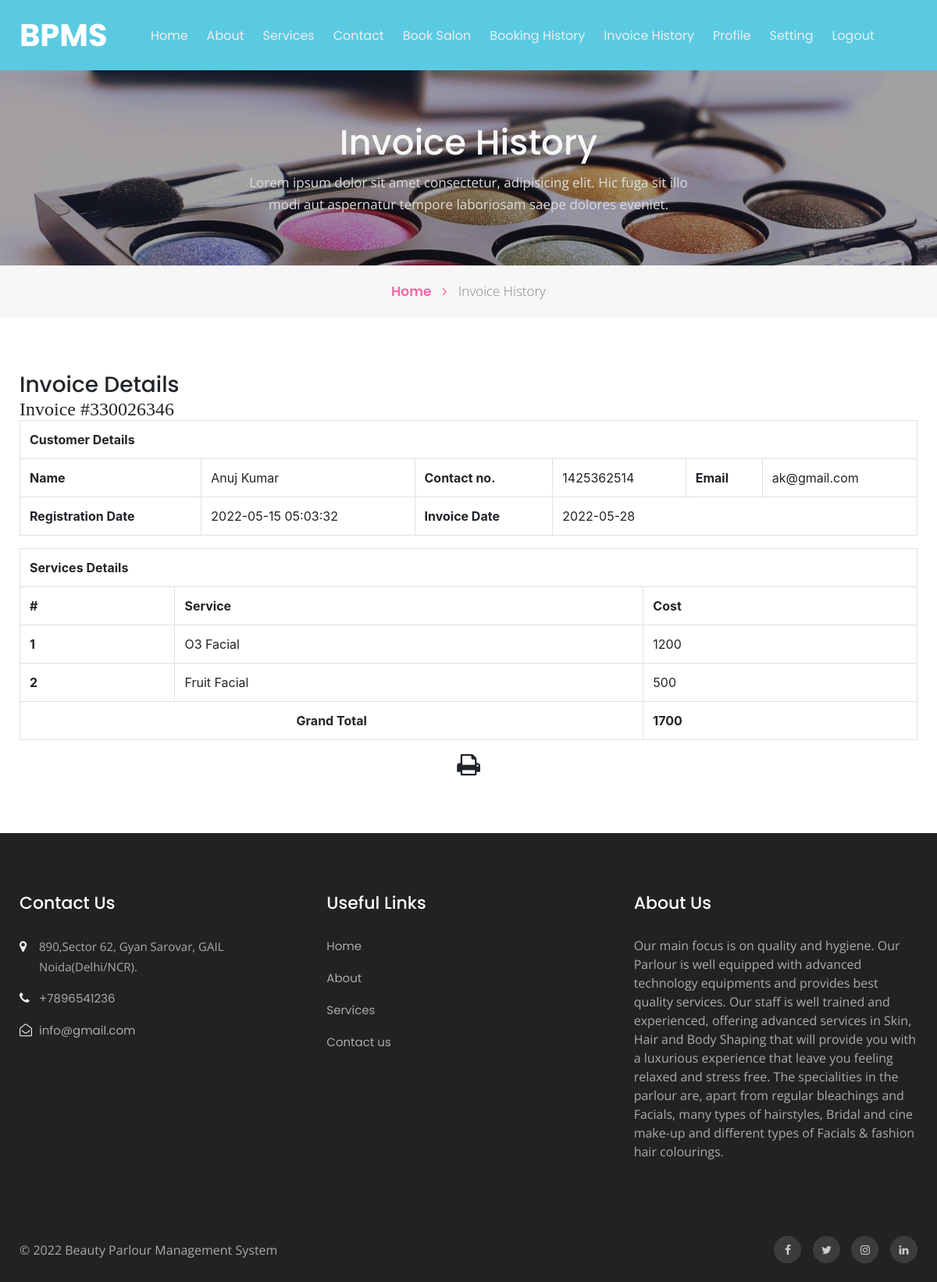
Screenshot of /view-invoice.php?invoiceid=330026346 (signed in) with the database file from the repository.
### tables this page shows
CREATE TABLE `tblservices` (
  `ID` int(10) NOT NULL,
  `ServiceName` varchar(200) DEFAULT NULL,
  `ServiceDescription` mediumtext DEFAULT NULL,
  `Cost` int(10) DEFAULT NULL,
  `Image` varchar(200) DEFAULT NULL,
  `CreationDate` timestamp NULL DEFAULT current_timestamp()
);

CREATE TABLE `tblpage` (
  `ID` int(10) NOT NULL,
  `PageType` varchar(200) DEFAULT NULL,
  `PageTitle` mediumtext DEFAULT NULL,
  `PageDescription` mediumtext DEFAULT NULL,
  `Email` varchar(200) DEFAULT NULL,
  `MobileNumber` bigint(10) DEFAULT NULL,
  `UpdationDate` date DEFAULT NULL,
  `Timing` varchar(200) NOT NULL
);

### view-invoice.php (the view, shortened to what this page needs)
<?php
include('includes/dbconnection.php');
if (strlen($_SESSION['bpmsuid']==0)) {
  header('location:logout.php');
  } else{
  ?>
<!doctype html>
<html lang="en">
  <head>
    <link rel="stylesheet" href="assets/css/style-starter.css">
  </head>
  <body id="home">
<?php include_once('includes/header.php');?>
<section class="w3l-inner-banner-main">
    <div class="about-inner contact ">
        <div class="container">
            <div class="main-titles-head text-center">
            <h3 class="header-name ">
 Invoice History
            </h3>
            <p class="tiltle-para ">Lorem ipsum dolor sit amet consectetur, adipisicing elit. Hic fuga sit illo modi aut aspernatur tempore laboriosam saepe dolores eveniet.</p>
        </div>
</div>
</div>
<div class="breadcrumbs-sub">
<div class="container">
<ul class="breadcrumbs-custom-path">
    <li class="right-side propClone"><a href="index.php" class="">Home <span class="fa fa-angle-right" aria-hidden="true"></span></a> <p></li>
    <li class="active ">
        Invoice History</li>
</ul>
</div>
</div>
</section>
<section class="w3l-contact-info-main" id="contact">
    <div class="contact-sec	">
        <div class="container">
            <div>
                <div class="cont-details">
                   <div class="table-content table-responsive cart-table-content m-t-30">
                    <h3 class="title1">Invoice Details</h3>
    <?php
    $invid=intval($_GET['invoiceid']);
$ret=mysqli_query($con,"select DISTINCT  date(tblinvoice.PostingDate) as invoicedate,tbluser.FirstName,tbluser.LastName,tbluser.Email,tbluser.MobileNumber,tbluser.RegDate
    from  tblinvoice
    join tbluser on tbluser.ID=tblinvoice.Userid
    where tblinvoice.BillingId='$invid'");
while ($row=mysqli_fetch_array($ret)) {
?>
                    <div class="table-responsive bs-example widget-shadow">
                        <h4>Invoice #<?php echo $invid;?></h4>
                        <table class="table table-bordered" width="100%" border="1">
<tr>
<th colspan="6">Customer Details</th>
</tr>
                             <tr>
                                <th>Name</th>
                                <td><?php echo $row['FirstName']?> <?php echo $row['LastName']?></td>
                                <th>Contact no.</th>
                                <td><?php echo $row['MobileNumber']?></td>
                                <th>Email </th>
                                <td><?php echo $row['Email']?></td>
                            </tr>
                             <tr>
                                <th>Registration Date</th>
                                <td><?php echo $row['RegDate']?></td>
                                <th>Invoice Date</th>
                                <td colspan="3"><?php echo $row['invoicedate']?></td>
                            </tr>
<?php }?>
</table>
<table class="table table-bordered" width="100%" border="1">
<tr>
<th colspan="3">Services Details</th>
</tr>
<tr>
<th>#</th>
<th>Service</th>
<th>Cost</th>
</tr>
<?php
$ret=mysqli_query($con,"select tblservices.ServiceName,tblservices.Cost
    from  tblinvoice
    join tblservices on tblservices.ID=tblinvoice.ServiceId
    where tblinvoice.BillingId='$invid'");
$cnt=1;
while ($row=mysqli_fetch_array($ret)) {
    ?>
<tr>
<th><?php echo $cnt;?></th>
<td><?php echo $row['ServiceName']?></td>
<td><?php echo $subtotal=$row['Cost']?></td>
</tr>
<?php
$cnt=$cnt+1;
$gtotal+=$subtotal;
} ?>
<tr>
<th colspan="2" style="text-align:center">Grand Total</th>
<th><?php echo $gtotal?></th>
</tr>
</table>
  <p style="margin-top:1%"  align="center">
  <i class="fa fa-print fa-2x" style="cursor: pointer;"  OnClick="CallPrint(this.value)" ></i>
</p>
                    </div> </div>
    </div>
    </div></div>
</section>
<?php include_once('includes/footer.php');?>
</body>
</html><?php } ?>

### includes/footer.php (shortened to what this page needs)
<section class="w3l-footer-29-main">
    <div class="footer-29 py-5">
      <div class="container py-lg-4">
        <div class="row footer-top-29">
          <div class="col-lg-4 col-md-6 col-sm-8 footer-list-29 footer-1">
            <h6 class="footer-title-29">Contact Us</h6>
            <ul>
              <?php
$ret=mysqli_query($con,"select * from tblpage where PageType='contactus' ");
while ($row=mysqli_fetch_array($ret)) {
?>
              <li>
                <span class="fa fa-map-marker"></span> <p><?php  echo $row['PageDescription'];?>.</p>
              </li>
              <li><span class="fa fa-phone"></span><a href="tel:+7-800-999-800"> +<?php  echo $row['MobileNumber'];?></a></li>
              <li><span class="fa fa-envelope-open-o"></span><a href="mailto:parlour@mail.com" class="mail">
                  <?php  echo $row['Email'];?></a></li><?php } ?>
            </ul>
          </div>
          <div class="col-lg-4 col-md-6 col-sm-4 footer-list-29 footer-2 ">
            <ul>
              <h6 class="footer-title-29">Useful Links</h6>
              <li><a href="index.php">Home</a></li>
              <li><a href="about.php">About</a></li>
              <li><a href="services.php"> Services</a></li>
              <li><a href="contact.php">Contact us</a></li>
            </ul>
          </div>
          <div class="col-lg-4 col-md-6 col-sm-7 footer-list-29 footer-4">
            <?php
$ret=mysqli_query($con,"select * from tblpage where PageType='aboutus' ");
while ($row=mysqli_fetch_array($ret)) {
?>
            <h6 class="footer-title-29"><?php  echo $row['PageTitle'];?> </h6>
            <p><?php  echo $row['PageDescription'];?></p><?php } ?>
          </div>
        </div>
      </div>
    </div>
  </section>
  <section class="w3l-footer-29-main w3l-copyright">
    <div class="container">
      <div class="row bottom-copies">
        <p class="col-lg-8 copy-footer-29">© 2022  Beauty Parlour Management System </p>
        <div class="col-lg-4 main-social-footer-29">
          <a href="#facebook" class="facebook"><span class="fa fa-facebook"></span></a>
          <a href="#twitter" class="twitter"><span class="fa fa-twitter"></span></a>
          <a href="#instagram" class="instagram"><span class="fa fa-instagram"></span></a>
          <a href="#linkedin" class="linkedin"><span class="fa fa-linkedin"></span></a>
        </div>
      </div>
    </div>
  </section>

### rows the page displays
tblservices: ServiceName "O3 Facial", Cost "1200"
tblservices: ServiceName "Fruit Facial", Cost "500"
tblpage: PageDescription "890,Sector 62, Gyan Sarovar, GAIL Noida(Delhi/NCR)", MobileNumber "7896541236", Email "info@gmail.com"
tblpage: PageTitle "About Us", PageDescription "Our main focus is on quality and hygiene. Our Parlour is well equipped with advanced technology equipments and provides best quality services. Our staff is well trained and experienced, offering advanced services in Skin, Hair and Body Shaping that will provide you with a luxurious experience that leave you feeling relaxed and stress free. The specialities in the parlour are, apart from regular bleachings and Facials, many types of hairstyles, Bridal and cine make-up and different types of Facials & fashion hair colourings."

### other values shown
$row['FirstName'] "Anuj"
$row['LastName'] "Kumar"
$row['MobileNumber'] "1425362514"
$row['Email'] "ak@gmail.com"
$row['RegDate'] "2022-05-15 05:03:32"
$row['invoicedate'] "2022-05-28"
$gtotal "1700"
